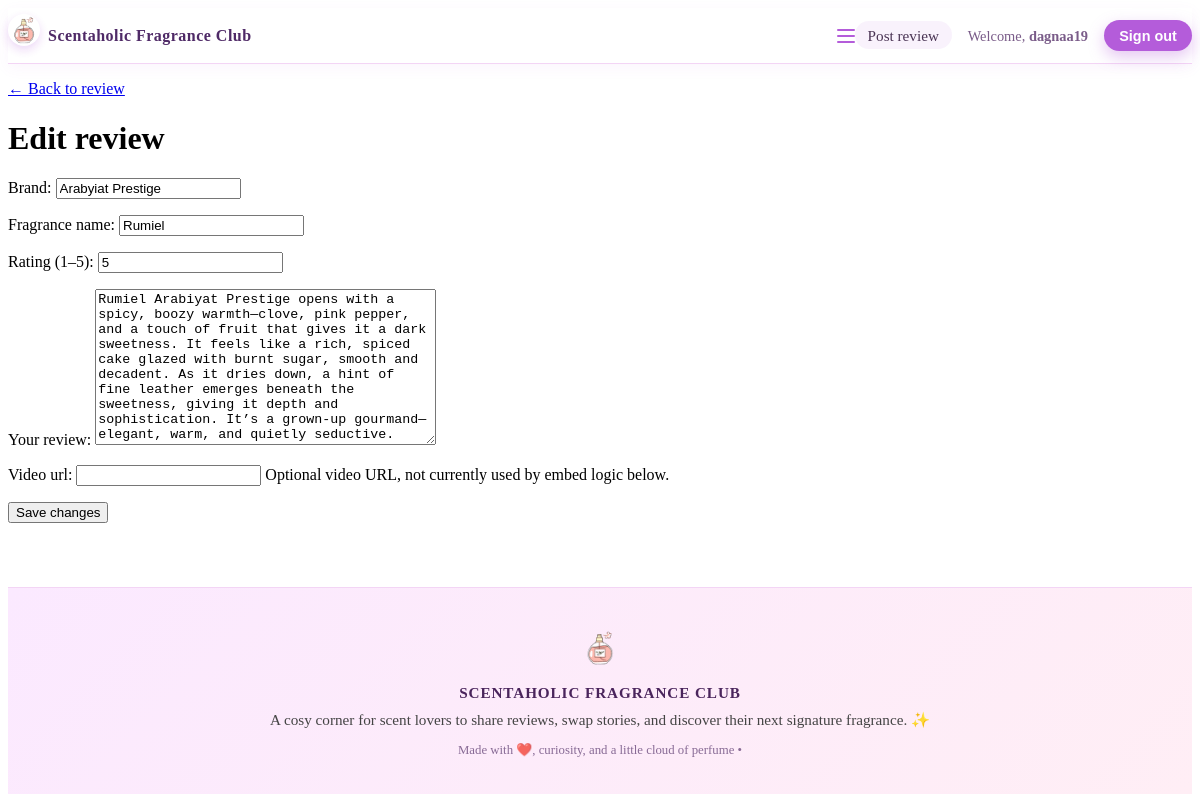
The app's page /reviews/3/edit/ (signed in) with its own data.
### reviews/models.py (models this page shows, shortened)
class Review(models.Model):
    author = models.ForeignKey(
        get_user_model(),
        on_delete=models.CASCADE,
        related_name="reviews",
        null=True,
        blank=True,
        help_text="User who wrote this review",
    )
    brand = models.CharField(max_length=80)
    fragrance_name = models.CharField(max_length=120)
    rating = models.PositiveSmallIntegerField()  # 1–5 later
    body = models.TextField()
    video_url = models.URLField(
        max_length=200,
        null=True,
        blank=True,
        help_text="Optional video URL, not currently used by embed logic below.",
    )
    created = models.DateTimeField(auto_now_add=True)
    class Meta:
        ordering = ["-created"]
    def get_absolute_url(self):
        return reverse("reviews:detail", args=[self.pk])

### reviews/views.py (the view)
# urls.py: path("<int:pk>/edit/", views.edit, name="edit"),  # ← button for editing the content you posted
@login_required
def edit(request, pk: int):
    review = get_object_or_404(Review, pk=pk)
    if review.author_id != request.user.id:
        return HttpResponseForbidden("You do not have permission to edit this review.")
    if request.method == "POST":
        form = ReviewForm(request.POST, instance=review)
        if form.is_valid():
            form.save()
            messages.success(request, "Your review was updated.")
            return redirect(review.get_absolute_url())
    else:
        form = ReviewForm(instance=review)
    return render(request, "reviews/edit.html", {"form": form, "review": review})

### reviews/forms.py (shortened to what this page needs)
class ReviewForm(forms.ModelForm):
    class Meta:
        model = Review
        fields = ["brand", "fragrance_name", "rating", "body", "video_url"]
        labels = {
            "brand": "Brand",
            "fragrance_name": "Fragrance name",
            "rating": "Rating (1–5)",
            "body": "Your review",
        }

### reviews/templates/reviews/edit.html (shortened to what this page needs)
{% extends "reviews/base.html" %}
{% block content %}
  <p><a href="{{ review.get_absolute_url }}">← Back to review</a></p>
  <h1>Edit review</h1>
  <form method="post" novalidate>
    {{ form.as_p }}
    <button type="submit">Save changes</button>
  </form>
{% endblock %}

### reviews/templates/reviews/base.html (shortened to what this page needs)
{% load static %}
<!DOCTYPE html>
<html lang="en">
<head>
  <link rel="stylesheet" href="{% static 'reviews/css/reviews.css' %}">
</head>
<body>
  <nav class="site-nav" aria-label="Primary">
    <div class="container site-nav-inner">
        <a href="{% url 'reviews:home' %}" class="site-logo">
            <img
              src="{% static 'reviews/images/perfume-bottle.gif' %}"
              alt="Perfume bottle icon"
              class="footer-icon"
            >
            Scentaholic Fragrance Club
        </a>
        <button class="nav-toggle" type="button"
                aria-label="Toggle navigation"
                aria-expanded="false">
          <span class="nav-toggle-bar"></span>
          <span class="nav-toggle-bar"></span>
          <span class="nav-toggle-bar"></span>
        </button>
        <ul class="site-nav-links">
            {% if user.is_authenticated %}
                <li><a href="{% url 'reviews:new' %}">Post review</a></li>
                <li>
                    <span>Welcome, <strong>{{ user.username }}</strong></span>
                </li>
                <li>
                    <form method="post" action="{% url 'logout' %}" style="display:inline;">
                        <button type="submit">Sign out</button>
                    </form>
                </li>
            {% else %}
                <li><a href="{% url 'login' %}">Sign in</a></li>
                <li><a href="{% url 'reviews:signup' %}">Create account</a></li>
            {% endif %}
        </ul>
    </div>
  </nav>
  <main class="container">
    {% block content %}{% endblock %}
  </main>
  <footer class="site-footer">
  <div class="footer-inner">
    <img
      src="{% static 'reviews/images/perfume-bottle.gif' %}"
      alt="Perfume bottle icon"
      class="footer-icon"
    >
    <p class="footer-title">
      Scentaholic Fragrance Club
    </p>
    <p class="footer-tagline">
      A cosy corner for scent lovers to share reviews, swap stories, and discover their next signature fragrance. ✨
    </p>
    <p class="footer-note">
      Made with ❤️, curiosity, and a little cloud of perfume • {{ now|date:"Y" }}
    </p>
  </div>
</footer>
</body>
</html>

### reviews/static/reviews/css/reviews.css (style rules this page uses)
.site-nav { background: #ffffff; border-bottom: 1px solid #f3d5f5; box-shadow: 0 4px 14px rgba(180, 92, 218, 0.06); padding: 0.35rem 0; position: sticky; top: 0; z-index: 1000; }
.site-nav-inner { display: flex; justify-content: space-between; align-items: center; }
.site-logo { display: flex; align-items: center; gap: 0.5rem; font-weight: 700; text-decoration: none; color: #4f2a67; letter-spacing: 0.03em; }
.site-nav .footer-icon { width: 32px; height: 32px; object-fit: contain; border-radius: 999px; box-shadow: 0 4px 10px rgba(180, 92, 218, 0.25); }
.site-nav-links { list-style: none; display: flex; align-items: center; gap: 1rem; margin: 0; padding: 0; font-size: 0.95rem; }
.site-nav-links a { text-decoration: none; color: #4a3454; font-weight: 500; }
.site-nav-links span { color: #7a5c89; font-size: 0.9rem; }
.site-nav-links button { border: none; padding: 0.45rem 0.95rem; border-radius: 999px; background: #b45cda; color: #fff; font-size: 0.9rem; font-weight: 600; cursor: pointer; box-shadow: 0 6px 16px rgba(180, 92, 218, 0.35); transition: background 0.15s ease, transform 0.15s ease, box-shadow 0.15s ease; }
.site-nav-links li:first-child a { padding: 0.35rem 0.8rem; border-radius: 999px; background: rgba(180, 92, 218, 0.08); }
.nav-toggle { display: none; background: transparent; border: none; padding: 0; margin-left: auto; cursor: pointer; display: inline-flex; flex-direction: column; align-items: center; justify-content: center; gap: 4px; }
.nav-toggle-bar { display: block; width: 18px; height: 2px; border-radius: 999px; background: #b45cda; }
.site-footer { margin-top: 4rem; padding: 2.5rem 1rem 2.25rem; background: linear-gradient(135deg, #fbe9ff, #ffeef5); border-top: 1px solid #f3d5f5; }
.footer-inner { max-width: 720px; margin: 0 auto; text-align: center; }
.footer-icon { width: 40px; height: 40px; margin-bottom: 0.75rem; opacity: 0.95; }
.footer-title { font-weight: 600; letter-spacing: 0.06em; text-transform: uppercase; font-size: 0.95rem; margin: 0 0 0.4rem; color: #4a245c; }
.footer-tagline { margin: 0 0 0.6rem; font-size: 0.95rem; line-height: 1.6; color: #444; }
.footer-note { margin: 0; font-size: 0.8rem; color: #6a4a7c; opacity: 0.8; }

### records on screen
Review: brand "Arabyiat Prestige", fragrance_name "Rumiel", rating "5", body "Rumiel Arabiyat Prestige opens with a spicy, boozy warmth—clove, pink pepper, and a touch of fruit that gives it a dark sweetness. It feels like a rich, spiced cake glazed with burnt sugar, smooth and decadent. As it dries down, a hint of fine leather emerges beneath the sweetness, giving it depth and sophistication. It’s a grown-up gourmand—elegant, warm, and quietly seductive."

### other values on screen
{{ user.username }} "dagnaa19"
